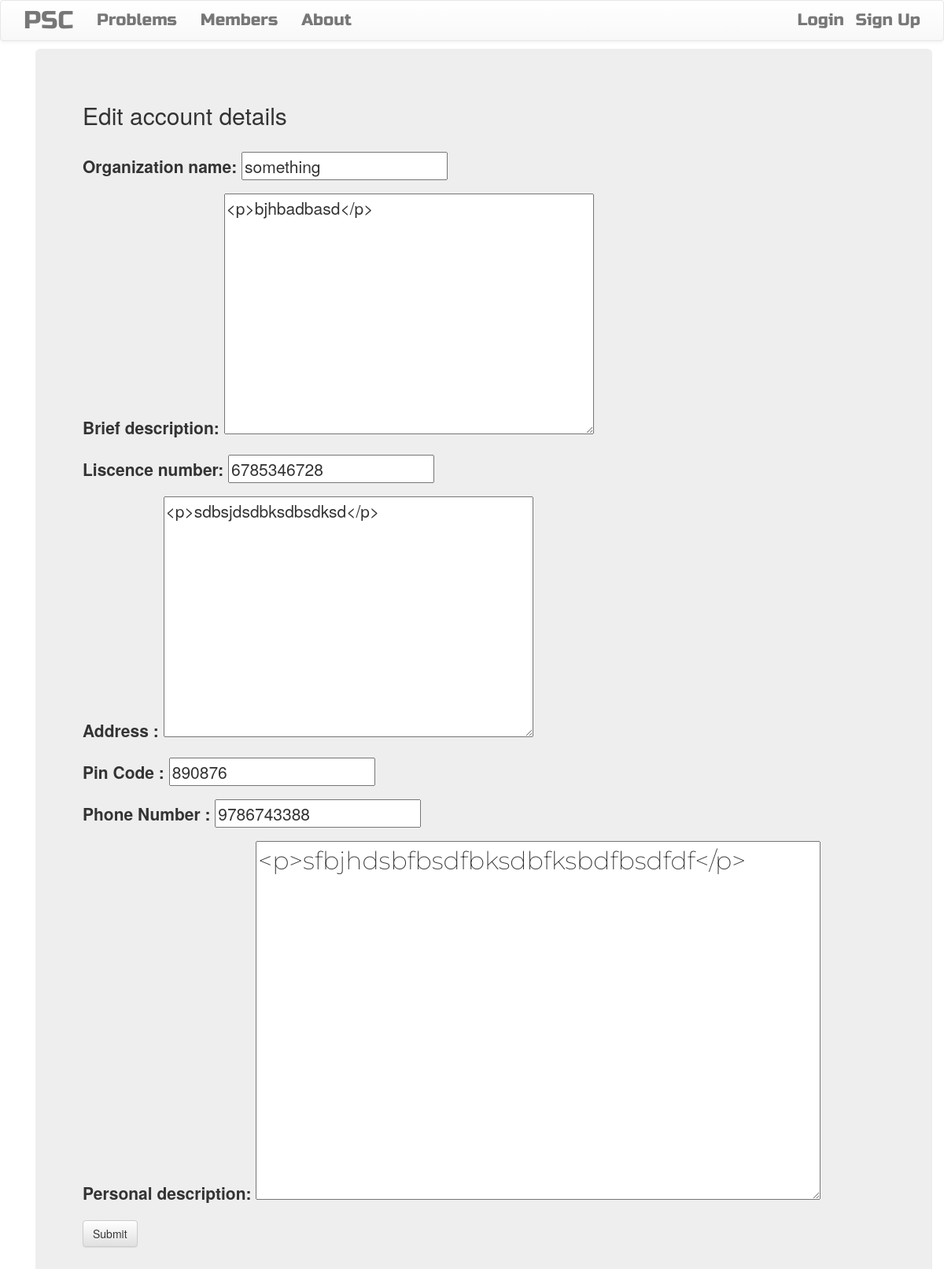
The page /accounts/problem_provider/1/edit on the database its author committed.
### accounts/models.py (models this page shows, shortened)
class ProblemProvider(models.Model):
    username = models.OneToOneField(CustomUser, related_name="ProblemProvider", verbose_name= "username", on_delete=models.CASCADE)
    provider_name = models.CharField(max_length=50, verbose_name="Organization name", blank=True)
    provider_brief = models.CharField(max_length=1000, verbose_name="Brief description", blank=True)
    govt_liscence_id = models.CharField(max_length=50, verbose_name="Liscence number", blank=True)
    address = models.CharField(max_length=500, verbose_name="Address ", blank=True)
    pin_code = models.CharField(max_length=6, verbose_name="Pin Code ", blank=True)
    ph_no = models.CharField(max_length=10, verbose_name="Phone Number ", blank=True)
    personal_description = models.TextField( blank= True)
    class Meta:
        verbose_name =  "ProblemProvider"
        verbose_name_plural = "ProblemProviders"

### accounts/views.py (the view)
# urls.py: path("problem_provider/<int:pk>/edit", views.ProblemProviderUpdateView.as_view(), name="problem_provider_edit"),
class ProblemProviderUpdateView(UpdateView, LoginRequiredMixin):
    model = ProblemProvider
    template_name = "accounts/problem_provider_form.html"
    login_url = 'login/'
    redirect_field_name = 'accounts/problem_provider_account.html'
    form_class = ProblemProviderForm

### accounts/forms.py
class ProblemProviderForm(forms.ModelForm):
    class Meta:
        model = ProblemProvider
        fields = ("provider_name","provider_brief","govt_liscence_id","address","pin_code","ph_no","personal_description")
        widgets = {
            'provider_name' : forms.TextInput(attrs= {'class' : 'textinputclass'}),
            'govt_liscence_id' : forms.TextInput(attrs= {'class' : 'textinputclass'}),
            'address': forms.Textarea(attrs= {'class': 'editable medium-editor-textarea address-field'}),
            'pincode': forms.TextInput(attrs= {'class' : 'textinputclass'}),
            'ph_no' : forms.TextInput(attrs= {'class' : 'textinputclass'}),
            'provider_brief' : forms.Textarea(attrs= {'class': 'editable medium-editor-textarea'}),
            'personal_description' : forms.Textarea(attrs= {'class': 'editable medium-editor-textarea postcontent'}), # here postcontent is user created css class
        }

### accounts/templates/accounts/problem_provider_form.html (shortened to what this page needs)
{% extends 'base.html' %}
{% block content %}
    <div class="container">
    <div class="jumbotron problem-provider-form">
        <h2> Edit account details</h2> <br>
        <form class="problem-provider-form" method="POST">
            {{form.as_p}}
            <input type="submit" class="save btn btn-default" value="Submit">
        </form>
    </div>
{% endblock content %}

### static/problem_solvers_centre/css/master.css (style rules this page uses)
.postcontent { font-family: 'Montserrat'; font-size: 1.5em; }

### rows shown on the page
ProblemProvider: provider_name "something", provider_brief "<p>bjhbadbasd</p>", govt_liscence_id "6785346728", address "<p>sdbsjdsdbksdbsdksd</p>", pin_code "890876", ph_no "9786743388", personal_description "<p>sfbjhdsbfbsdfbksdbfksbdfbsdfdf</p>"
